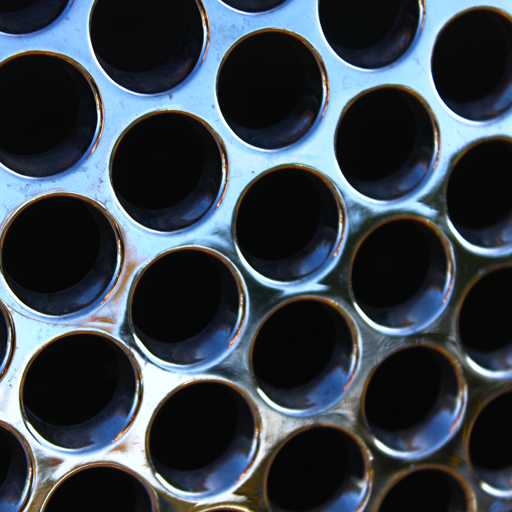
%> input picture code&data/test_images/512_512_circles.png, 512 x 512 px
$ octave part1_1_tolerance_test4.m   (GNU Octave 9; MATLAB toolbox functions it lacks are replaced by stand-ins)
%> lines starting %> are read from the running program, lines starting %| are printed output that depends on the picture
clear all;
clc;
% This is a test of circles and random 70 using dual-simplex method
% And change Constraint tolerance to 1e-4,1e-5,1e-6;
% construction of utur
image = imread('../../test_images/512_512_circles.png');%picture RGB
%> image is the input picture: size 512x512x3 uint8; mean R, G, B 56.4, 65.5, 73.8
image = double(image) / 255;
%> image: size 512x512x3 double
image_gray = rgb2gray(image);
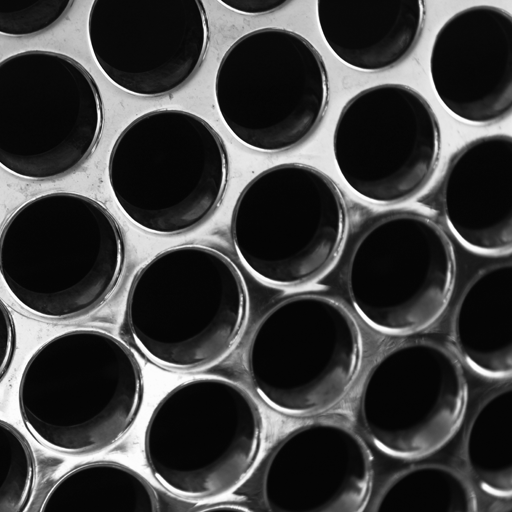
%> image_gray: size 512x512 double; min 0.00364, max 1, mean 0.25
[m, n] = size(image_gray);
%> m = 512; n = 512
u = reshape(image_gray, [], 1);


% **************************************************
% construction of A
mask = imread('../../test_masks/512_512_random70.png');
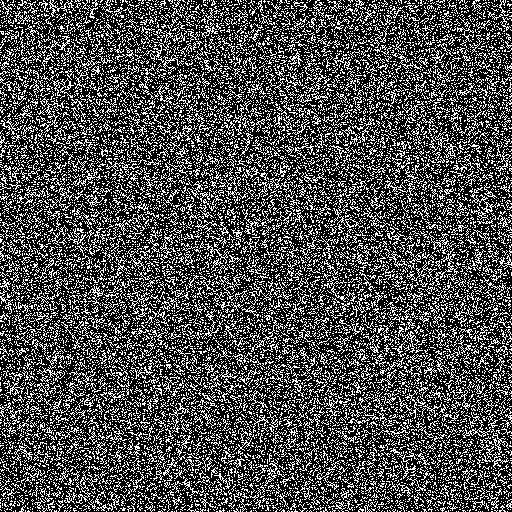
%> input picture code&data/test_masks/512_512_random70.png, 512 x 512 px
%> mask: size 512x512 logical; 30% white in thin lines or dots
Ind = mask;

ind = vec(Ind);
%> ind = 262144 logical values, 78660 true
s = sum(ind, 'all');
%> s = 78660
% s = sum(ind/255, 'all');
I = find(ind);
%> I = 78660 values from 3 to 262140

A = spalloc(s, m * n, s);
for i = 1:s
    index = I(i);
    A(i,index) = 1;
end
%> this loop made 78660 passes
%> index on passes 1 to 3: 3, 8, 11


% **************************************************
%get b
b = A * u;


% **************************************************
% construction of D
kappa = 2*m*n-m-n;
%> kappa = 523264

D = spalloc(kappa, m*n , 2*kappa);
%> (the run ends here)
